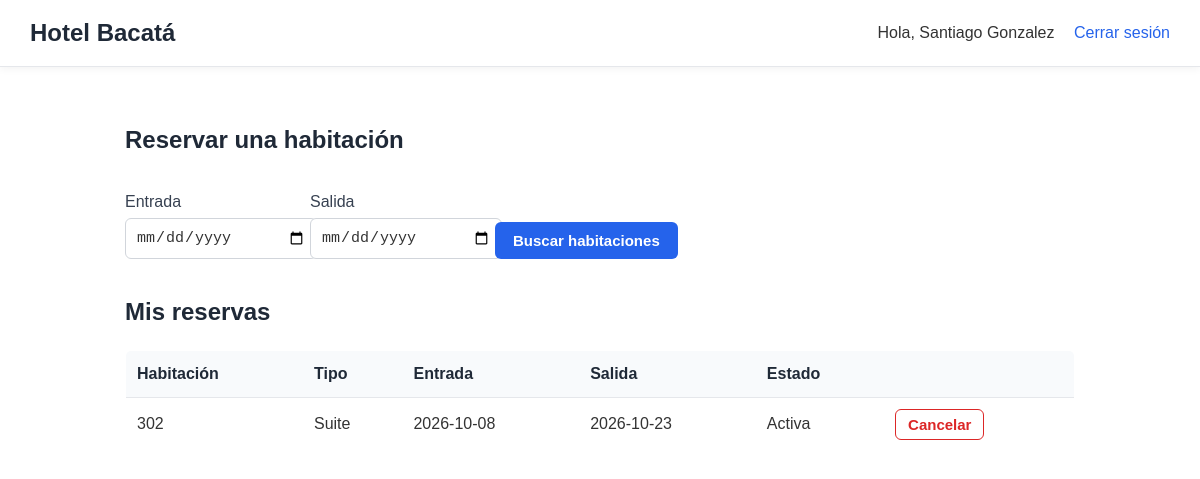
Page /cliente (signed in) on the committed database.
### tables this page shows
CREATE TABLE reservas (
            id INTEGER PRIMARY KEY AUTOINCREMENT,
            usuario_id INTEGER NOT NULL REFERENCES usuarios(id),
            habitacion_id INTEGER NOT NULL REFERENCES habitaciones(id),
            entrada TEXT NOT NULL,
            salida TEXT NOT NULL,
            estado TEXT NOT NULL DEFAULT 'activa'  -- 'activa' o 'cancelada'
        );

CREATE TABLE habitaciones (
            id INTEGER PRIMARY KEY AUTOINCREMENT,
            numero TEXT NOT NULL UNIQUE,
            tipo TEXT NOT NULL,
            capacidad INTEGER NOT NULL,
            precio INTEGER NOT NULL
        );

### app.py (the view, shortened to what this page needs)
@app.route("/cliente")
@login_requerido("cliente")
def panel_cliente():
    db = get_db()
    entrada_txt = request.args.get("entrada", "")
    salida_txt = request.args.get("salida", "")
    libres = None
    noches = 0
    mis_reservas = db.execute(
        """SELECT r.*, h.numero, h.tipo, h.precio
           FROM reservas r JOIN habitaciones h ON h.id = r.habitacion_id
           WHERE r.usuario_id = ?
           ORDER BY r.entrada DESC""",
        (session["usuario_id"],),
    ).fetchall()
    return render_template("cliente.html", libres=libres, noches=noches,
                           entrada=entrada_txt, salida=salida_txt,
                           hoy=date.today().isoformat(), reservas=mis_reservas)

### app.py (called while the page is built)
def get_db():
    if "db" not in g:
        g.db = sqlite3.connect(DATABASE)
        g.db.row_factory = sqlite3.Row
    return g.db

@app.teardown_appcontext
def cerrar_db(error):
    db = g.pop("db", None)
    if db is not None:
        db.close()

def login_requerido(rol):
    def decorador(funcion):
        @wraps(funcion)
        def envoltura(*args, **kwargs):
            if "usuario_id" not in session:
                flash("Inicia sesión para continuar.")
                return redirect(url_for("login"))
            if session.get("rol") != rol:
                flash("No tienes permiso para entrar a esa página.")
                return redirect(url_for("inicio"))
            return funcion(*args, **kwargs)
        return envoltura
    return decorador

### templates/cliente.html (shortened to what this page needs)
{% extends "base.html" %}
{% block contenido %}
<h2>Reservar una habitación</h2>
<form method="get" class="formulario en-linea">
  <div>
    <label for="entrada">Entrada</label>
    <input type="date" id="entrada" name="entrada" min="{{ hoy }}" value="{{ entrada }}" required>
  </div>
  <div>
    <label for="salida">Salida</label>
    <input type="date" id="salida" name="salida" min="{{ hoy }}" value="{{ salida }}" required>
  </div>
  <button type="submit">Buscar habitaciones</button>
</form>
<h2>Mis reservas</h2>
{% if reservas %}
  <table>
    <tr>
      <th>Habitación</th>
      <th>Tipo</th>
      <th>Entrada</th>
      <th>Salida</th>
      <th>Estado</th>
      <th></th>
    </tr>
    {% for r in reservas %}
    <tr class="{{ 'cancelada' if r['estado'] == 'cancelada' }}">
      <td>{{ r['numero'] }}</td>
      <td>{{ r['tipo'] }}</td>
      <td>{{ r['entrada'] }}</td>
      <td>{{ r['salida'] }}</td>
      <td>{{ r['estado'] | capitalize }}</td>
      <td>
        {% if r['estado'] == 'activa' %}
        <form method="post" action="{{ url_for('cancelar', reserva_id=r['id']) }}"
              onsubmit="return confirm('¿Seguro que quieres cancelar esta reserva?');">
          <button type="submit" class="secundario">Cancelar</button>
        </form>
        {% endif %}
      </td>
    </tr>
    {% endfor %}
  </table>
{% else %}
  <p>Todavía no tienes reservas.</p>
{% endif %}
{% endblock %}

### static/style.css (style rules this page uses)
body { margin: 0; font-family: Arial, Helvetica, sans-serif; background: #ffffff; color: #333333; line-height: 1.5; }
h2 { color: #1f2937; margin-top: 35px; }
.formulario { max-width: 380px; margin: 15px 0; }
.formulario label { display: block; margin: 12px 0 4px; color: #374151; font-weight: 500; }
input { width: 100%; padding: 10px; background: #ffffff; color: #333333; border: 1px solid #d1d5db; border-radius: 6px; font-size: 15px; outline: none; }
button { margin-top: 15px; padding: 10px 18px; background: #2563eb; color: #ffffff; border: none; border-radius: 6px; font-size: 15px; font-weight: bold; cursor: pointer; transition: 0.2s; }
button.secundario { margin-top: 0; background: #ffffff; color: #dc2626; border: 1px solid #dc2626; }
.en-linea { display: flex; flex-wrap: wrap; gap: 15px; align-items: flex-end; max-width: none; }
.en-linea div { width: 170px; }
.en-linea button { margin-top: 0; }
table { width: 100%; border-collapse: collapse; margin: 15px 0; background: #ffffff; border: 1px solid #e5e7eb; border-radius: 6px; overflow: hidden; }
th, td { padding: 11px; border-bottom: 1px solid #e5e7eb; text-align: left; }
th { background: #f8fafc; color: #1f2937; font-weight: bold; }
td form { margin: 0; }
td button { margin-top: 0; padding: 6px 12px; }

### rows in the picture
reservas: numero "302", tipo "Suite", entrada "2026-10-08", salida "2026-10-23", estado "Activa"

### other values in the picture
{{ session['nombre'] }} "Santiago Gonzalez"
